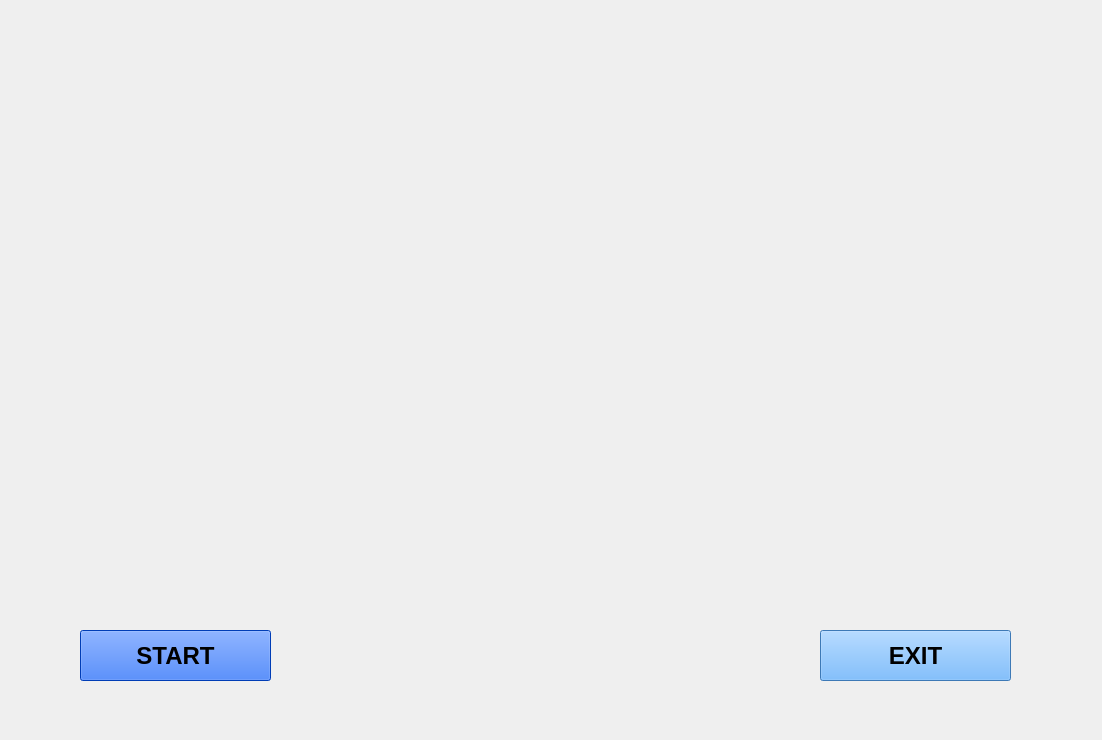
<?xml version="1.0" encoding="UTF-8"?>
<ui version="4.0">
 <class>VoiceAssistant</class>
 <widget class="QMainWindow" name="VoiceAssistant">
  <property name="geometry">
   <rect>
    <x>0</x>
    <y>0</y>
    <width>1102</width>
    <height>740</height>
   </rect>
  </property>
  <property name="windowTitle">
   <string>MainWindow</string>
  </property>
  <widget class="QWidget" name="centralwidget">
   <widget class="QLabel" name="label">
    <property name="geometry">
     <rect>
      <x>0</x>
      <y>-40</y>
      <width>1101</width>
      <height>781</height>
     </rect>
    </property>
    <property name="text">
     <string/>
    </property>
    <property name="pixmap">
     <pixmap>../Jarvis images/gif 3.gif</pixmap>
    </property>
    <property name="scaledContents">
     <bool>true</bool>
    </property>
   </widget>
   <widget class="QLabel" name="label_2">
    <property name="geometry">
     <rect>
      <x>60</x>
      <y>620</y>
      <width>231</width>
      <height>71</height>
     </rect>
    </property>
    <property name="text">
     <string/>
    </property>
    <property name="pixmap">
     <pixmap>../Jarvis images/bar (2).jpg</pixmap>
    </property>
    <property name="scaledContents">
     <bool>true</bool>
    </property>
   </widget>
   <widget class="QLabel" name="label_3">
    <property name="geometry">
     <rect>
      <x>790</x>
      <y>620</y>
      <width>241</width>
      <height>71</height>
     </rect>
    </property>
    <property name="text">
     <string/>
    </property>
    <property name="pixmap">
     <pixmap>../Jarvis images/bar (2).jpg</pixmap>
    </property>
    <property name="scaledContents">
     <bool>true</bool>
    </property>
   </widget>
   <widget class="QPushButton" name="pushButton">
    <property name="geometry">
     <rect>
      <x>80</x>
      <y>630</y>
      <width>191</width>
      <height>51</height>
     </rect>
    </property>
    <property name="font">
     <font>
      <pointsize>18</pointsize>
      <weight>75</weight>
      <bold>true</bold>
     </font>
    </property>
    <property name="styleSheet">
     <string notr="true">background-color: rgb(0, 85, 255);</string>
    </property>
    <property name="text">
     <string>START</string>
    </property>
   </widget>
   <widget class="QPushButton" name="pushButton_2">
    <property name="geometry">
     <rect>
      <x>820</x>
      <y>630</y>
      <width>191</width>
      <height>51</height>
     </rect>
    </property>
    <property name="font">
     <font>
      <pointsize>18</pointsize>
      <weight>75</weight>
      <bold>true</bold>
     </font>
    </property>
    <property name="styleSheet">
     <string notr="true">background-color: rgb(85, 170, 255);</string>
    </property>
    <property name="text">
     <string>EXIT</string>
    </property>
   </widget>
  </widget>
 </widget>
 <resources/>
 <connections/>
</ui>
